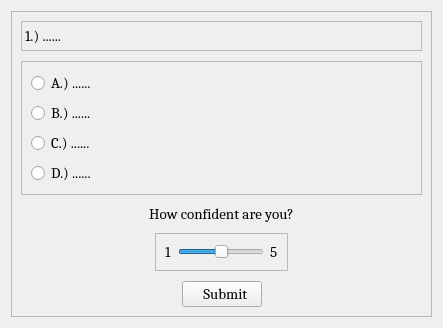
<?xml version="1.0" encoding="UTF-8"?>
<ui version="4.0">
 <class>QuestionWidget</class>
 <widget class="QWidget" name="QuestionWidget">
  <property name="geometry">
   <rect>
    <x>0</x>
    <y>0</y>
    <width>443</width>
    <height>328</height>
   </rect>
  </property>
  <property name="windowTitle">
   <string>Question Window</string>
  </property>
  <layout class="QVBoxLayout" name="verticalLayout_3">
   <item>
    <widget class="QFrame" name="frame">
     <property name="frameShape">
      <enum>QFrame::Shape::StyledPanel</enum>
     </property>
     <property name="frameShadow">
      <enum>QFrame::Shadow::Raised</enum>
     </property>
     <layout class="QVBoxLayout" name="verticalLayout_2" stretch="1,2,0,0,0">
      <property name="spacing">
       <number>10</number>
      </property>
      <item>
       <widget class="QLabel" name="question_label">
        <property name="font">
         <font>
          <family>Cambria</family>
          <pointsize>11</pointsize>
         </font>
        </property>
        <property name="frameShape">
         <enum>QFrame::Shape::StyledPanel</enum>
        </property>
        <property name="text">
         <string>1.) ......</string>
        </property>
        <property name="wordWrap">
         <bool>true</bool>
        </property>
       </widget>
      </item>
      <item>
       <widget class="QFrame" name="frame_3">
        <property name="frameShape">
         <enum>QFrame::Shape::StyledPanel</enum>
        </property>
        <property name="frameShadow">
         <enum>QFrame::Shadow::Raised</enum>
        </property>
        <layout class="QVBoxLayout" name="verticalLayout">
         <item>
          <widget class="QRadioButton" name="radio_A">
           <property name="font">
            <font>
             <family>Cambria</family>
             <pointsize>11</pointsize>
            </font>
           </property>
           <property name="text">
            <string>A.) ......</string>
           </property>
           <attribute name="buttonGroup">
            <string notr="true">choices_group</string>
           </attribute>
          </widget>
         </item>
         <item>
          <widget class="QRadioButton" name="radio_B">
           <property name="font">
            <font>
             <family>Cambria</family>
             <pointsize>11</pointsize>
            </font>
           </property>
           <property name="text">
            <string>B.) ......</string>
           </property>
           <attribute name="buttonGroup">
            <string notr="true">choices_group</string>
           </attribute>
          </widget>
         </item>
         <item>
          <widget class="QRadioButton" name="radio_C">
           <property name="font">
            <font>
             <family>Cambria</family>
             <pointsize>11</pointsize>
            </font>
           </property>
           <property name="text">
            <string>C.) ......</string>
           </property>
           <attribute name="buttonGroup">
            <string notr="true">choices_group</string>
           </attribute>
          </widget>
         </item>
         <item>
          <widget class="QRadioButton" name="radio_D">
           <property name="font">
            <font>
             <family>Cambria</family>
             <pointsize>11</pointsize>
            </font>
           </property>
           <property name="text">
            <string>D.) ......</string>
           </property>
           <attribute name="buttonGroup">
            <string notr="true">choices_group</string>
           </attribute>
          </widget>
         </item>
        </layout>
       </widget>
      </item>
      <item>
       <widget class="QLabel" name="confidence_label">
        <property name="font">
         <font>
          <family>Cambria</family>
          <pointsize>11</pointsize>
         </font>
        </property>
        <property name="frameShape">
         <enum>QFrame::Shape::NoFrame</enum>
        </property>
        <property name="text">
         <string>How confident are you?</string>
        </property>
        <property name="alignment">
         <set>Qt::AlignmentFlag::AlignCenter</set>
        </property>
       </widget>
      </item>
      <item>
       <layout class="QHBoxLayout" name="horizontalLayout_5" stretch="1,1,1">
        <item>
         <spacer name="horizontalSpacer_5">
          <property name="orientation">
           <enum>Qt::Orientation::Horizontal</enum>
          </property>
          <property name="sizeHint" stdset="0">
           <size>
            <width>40</width>
            <height>20</height>
           </size>
          </property>
         </spacer>
        </item>
        <item>
         <widget class="QFrame" name="frame_4">
          <property name="maximumSize">
           <size>
            <width>250</width>
            <height>16777215</height>
           </size>
          </property>
          <property name="frameShape">
           <enum>QFrame::Shape::StyledPanel</enum>
          </property>
          <property name="frameShadow">
           <enum>QFrame::Shadow::Raised</enum>
          </property>
          <layout class="QHBoxLayout" name="horizontalLayout_2" stretch="0,0,0">
           <item>
            <widget class="QLabel" name="label_4">
             <property name="font">
              <font>
               <family>Cambria</family>
               <pointsize>11</pointsize>
              </font>
             </property>
             <property name="frameShape">
              <enum>QFrame::Shape::NoFrame</enum>
             </property>
             <property name="text">
              <string>1</string>
             </property>
            </widget>
           </item>
           <item>
            <widget class="QSlider" name="confidence_slider">
             <property name="font">
              <font>
               <family>Cambria</family>
               <pointsize>10</pointsize>
              </font>
             </property>
             <property name="minimum">
              <number>1</number>
             </property>
             <property name="maximum">
              <number>5</number>
             </property>
             <property name="pageStep">
              <number>1</number>
             </property>
             <property name="value">
              <number>3</number>
             </property>
             <property name="sliderPosition">
              <number>3</number>
             </property>
             <property name="orientation">
              <enum>Qt::Orientation::Horizontal</enum>
             </property>
            </widget>
           </item>
           <item>
            <widget class="QLabel" name="label_5">
             <property name="font">
              <font>
               <family>Cambria</family>
               <pointsize>11</pointsize>
              </font>
             </property>
             <property name="frameShape">
              <enum>QFrame::Shape::NoFrame</enum>
             </property>
             <property name="text">
              <string>5</string>
             </property>
            </widget>
           </item>
          </layout>
         </widget>
        </item>
        <item>
         <spacer name="horizontalSpacer_4">
          <property name="orientation">
           <enum>Qt::Orientation::Horizontal</enum>
          </property>
          <property name="sizeHint" stdset="0">
           <size>
            <width>40</width>
            <height>20</height>
           </size>
          </property>
         </spacer>
        </item>
       </layout>
      </item>
      <item>
       <layout class="QHBoxLayout" name="horizontalLayout_4">
        <item>
         <spacer name="horizontalSpacer_3">
          <property name="orientation">
           <enum>Qt::Orientation::Horizontal</enum>
          </property>
          <property name="sizeHint" stdset="0">
           <size>
            <width>40</width>
            <height>20</height>
           </size>
          </property>
         </spacer>
        </item>
        <item>
         <widget class="QPushButton" name="submit_answer_btn">
          <property name="font">
           <font>
            <family>Cambria</family>
            <pointsize>11</pointsize>
           </font>
          </property>
          <property name="text">
           <string>  Submit</string>
          </property>
          <property name="icon">
           <iconset>
            <normaloff>../icons/send_btn.png</normaloff>../icons/send_btn.png</iconset>
          </property>
          <property name="iconSize">
           <size>
            <width>18</width>
            <height>18</height>
           </size>
          </property>
         </widget>
        </item>
        <item>
         <spacer name="horizontalSpacer_2">
          <property name="orientation">
           <enum>Qt::Orientation::Horizontal</enum>
          </property>
          <property name="sizeHint" stdset="0">
           <size>
            <width>40</width>
            <height>20</height>
           </size>
          </property>
         </spacer>
        </item>
       </layout>
      </item>
     </layout>
    </widget>
   </item>
  </layout>
 </widget>
 <resources/>
 <connections/>
 <buttongroups>
  <buttongroup name="choices_group"/>
 </buttongroups>
</ui>
